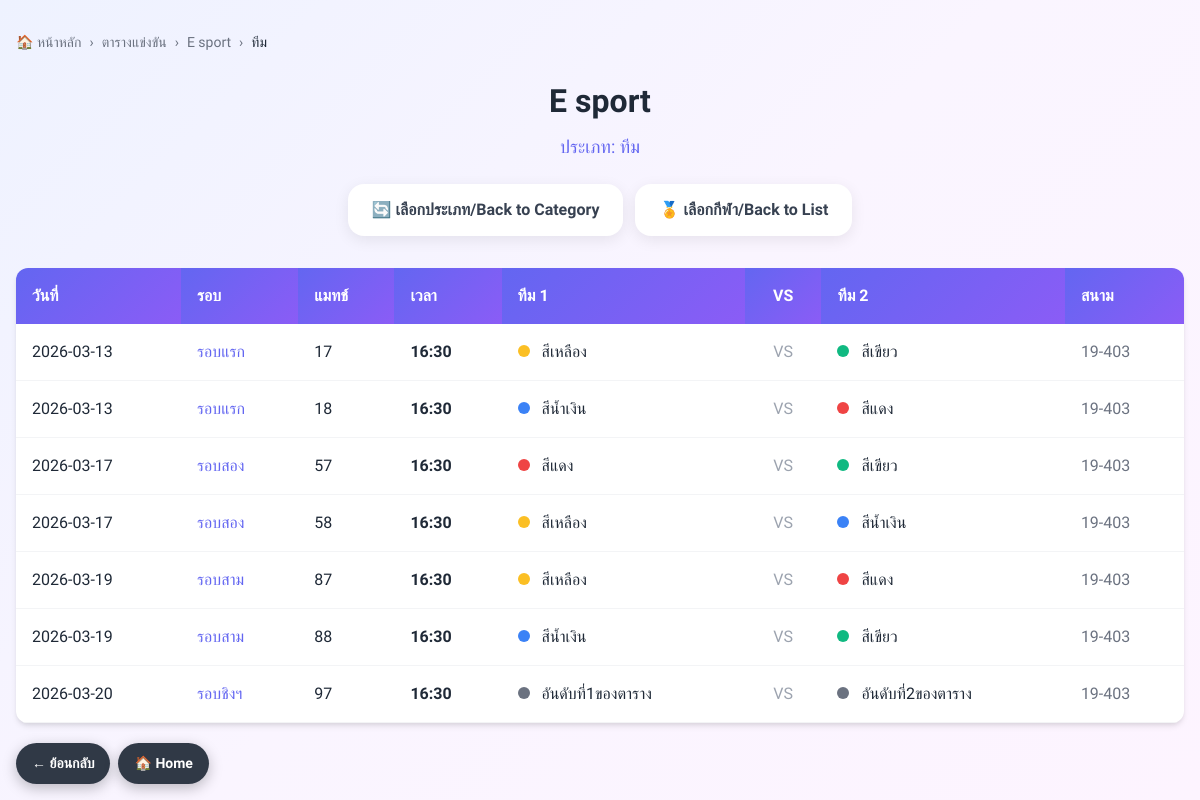
Page /list2.php?sport_id=20&category=ทีม on the committed database.
### tables this page shows
CREATE TABLE `sport_type` (
  `sport_id` int(11) NOT NULL,
  `sport_name` varchar(100) NOT NULL,
  `category` varchar(50) DEFAULT NULL,
  `venue_type` varchar(50) DEFAULT NULL
);

CREATE TABLE `match_schedule` (
  `match_id` int(11) NOT NULL,
  `match_date` date NOT NULL,
  `match_no` int(11) DEFAULT NULL,
  `sport_id` int(11) DEFAULT NULL,
  `category` varchar(50) DEFAULT NULL,
  `round_name` varchar(50) DEFAULT NULL,
  `start_time` time DEFAULT NULL,
  `team1_id` int(11) DEFAULT NULL,
  `team2_id` int(11) DEFAULT NULL,
  `venue` varchar(100) DEFAULT NULL,
  `result` varchar(100) DEFAULT NULL,
  `note` varchar(255) DEFAULT NULL
);

### list2.php (the view, shortened to what this page needs)
<?php
include 'db.php';
mysqli_set_charset($conn,"utf8");
$sport_id = $_GET['sport_id'] ?? '';
$category = $_GET['category'] ?? '';
$stmt0 = $conn->prepare("SELECT sport_name FROM sport_type WHERE sport_id=? LIMIT 1");
$stmt0->bind_param("i", $sport_id);
$stmt0->execute();
$r0 = $stmt0->get_result()->fetch_assoc();
$sport_name = $r0['sport_name'] ?? '';
?>
<?php
$stmt_find = $conn->prepare("SELECT sport_id FROM sport_type WHERE sport_name=? AND category=? LIMIT 1");
$stmt_find->bind_param("ss", $sport_name, $category);
$stmt_find->execute();
$r_find = $stmt_find->get_result()->fetch_assoc();
$correct_sport_id = $r_find['sport_id'] ?? 0;
$stmt2 = $conn->prepare("
    SELECT ms.match_date, ms.match_no, ms.round_name, ms.start_time,
           COALESCE(t1.color_name, 'อันดับที่1ของตาราง') AS team1,
           COALESCE(t2.color_name, 'อันดับที่2ของตาราง') AS team2, ms.venue
    FROM match_schedule ms
    LEFT JOIN color_team t1 ON ms.team1_id=t1.color_id
    LEFT JOIN color_team t2 ON ms.team2_id=t2.color_id
    WHERE ms.sport_id=?
    ORDER BY ms.match_date, ms.start_time
");
$stmt2->bind_param("i", $correct_sport_id);
$stmt2->execute();
$matches = $stmt2->get_result();
function getTeamColor($name) {
    $name = mb_strtolower($name);
    if(str_contains($name, 'เขียว')) return '#10b981';
    if(str_contains($name, 'น้ำเงิน')) return '#3b82f6';
    if(str_contains($name, 'เหลือง')) return '#fbbf24';
    if(str_contains($name, 'แดง')) return '#ef4444';
    return '#6b7280';
}
?>
<!DOCTYPE html>
<html lang="th">
<head>
</head>
<body>
    <div class="container">
        <div class="breadcrumb">
            <a href="home.php">🏠 หน้าหลัก</a>
            <span>›</span>
            <a href="list.php">ตารางแข่งขัน</a>
            <span>›</span>
            <a href="list2.php?sport_id=<?= $sport_id ?>"><?= htmlspecialchars($sport_name) ?></a>
            <span>›</span>
            <span style="color: #1f2937; font-weight: 500;"><?= htmlspecialchars($category) ?></span>
        </div>
        <div class="text-center mb-6 animate-fade">
            <h1 class="text-2xl font-bold mb-2"><?= htmlspecialchars($sport_name) ?></h1>
            <p style="color: #6366f1; font-size: 18px;">ประเภท: <?= htmlspecialchars($category) ?></p>
        </div>
        <div class="text-center mb-8">
            <a href="list2.php?sport_id=<?= $sport_id ?>" class="btn-back" style="margin-right: 8px;">🔄 เลือกประเภท/Back to Category</a>
            <a href="list.php" class="btn-back">🏅 เลือกกีฬา/Back to List</a>
        </div>
        <?php if($matches->num_rows > 0): ?>
        <div class="table-container mb-8">
            <table>
                <thead>
                    <tr>
                        <th>วันที่</th>
                        <th>รอบ</th>
                        <th>แมทช์</th>
                        <th>เวลา</th>
                        <th>ทีม 1</th>
                        <th style="text-align: center;">VS</th>
                        <th>ทีม 2</th>
                        <th>สนาม</th>
                    </tr>
                </thead>
                <tbody>
                    <?php while($m = $matches->fetch_assoc()): ?>
                    <tr>
                        <td><?= $m['match_date'] ?></td>
                        <td style="color: #6366f1; font-weight: 500;"><?= htmlspecialchars($m['round_name'] ?? '-') ?></td>
                        <td><?= $m['match_no'] ?></td>
                        <td style="font-weight: 600;"><?= substr($m['start_time'],0,5) ?></td>
                        <td>
                            <span style="display: inline-block; width: 12px; height: 12px; border-radius: 50%; background: <?= getTeamColor($m['team1']) ?>; margin-right: 8px;"></span>
                            <?= htmlspecialchars($m['team1']) ?>
                        </td>
                        <td style="text-align: center; color: #9ca3af;">VS</td>
                        <td>
                            <span style="display: inline-block; width: 12px; height: 12px; border-radius: 50%; background: <?= getTeamColor($m['team2']) ?>; margin-right: 8px;"></span>
                            <?= htmlspecialchars($m['team2']) ?>
                        </td>
                        <td style="color: #6b7280;"><?= htmlspecialchars($m['venue']) ?></td>
                    </tr>
                    <?php endwhile; ?>
                </tbody>
            </table>
        </div>
        <?php endif; ?>
    </div>
</body>
</html>

### tailwind-config.php (style rules this page uses)
* { margin: 0; padding: 0; box-sizing: border-box; }
body { font-family: 'Sarabun', Tahoma, sans-serif; background: linear-gradient(135deg, #eef2ff 0%, #faf5ff 50%, #fdf4ff 100%); min-height: 100vh; color: #1f2937; line-height: 1.5; }
.container { max-width: 1200px; margin: 0 auto; padding: 32px 16px; }
.text-center { text-align: center; }
.text-2xl { font-size: 32px; }
.font-bold { font-weight: 700; }
.mb-2 { margin-bottom: 8px; }
.mb-6 { margin-bottom: 24px; }
.mb-8 { margin-bottom: 32px; }
.btn-back { display: inline-flex; align-items: center; gap: 8px; padding: 14px 24px; background: white; color: #374151; border-radius: 16px; font-weight: 600; text-decoration: none; box-shadow: 0 4px 15px rgba(0, 0, 0, 0.08); transition: all 0.3s ease; }
.table-container { background: white; border-radius: 20px; overflow: hidden; box-shadow: 0 4px 20px rgba(0, 0, 0, 0.08); }
table { width: 100%; border-collapse: collapse; }
th { background: linear-gradient(135deg, #6366f1 0%, #8b5cf6 100%); color: white; padding: 16px; text-align: left; font-weight: 600; }
td { padding: 16px; border-bottom: 1px solid #f3f4f6; }
.animate-fade { animation: fadeIn 0.5s ease-out forwards; }
.breadcrumb { display: flex; flex-wrap: wrap; gap: 8px; align-items: center; font-size: 14px; color: #6b7280; margin-bottom: 24px; }
.breadcrumb a { color: #6b7280; text-decoration: none; transition: color 0.2s; }

### list2.php (style rules this page uses)
.table-container { overflow-x: auto; -webkit-overflow-scrolling: touch; max-width: 100%; margin: 0 auto; border-radius: 12px; box-shadow: 0 4px 6px -1px rgba(0, 0, 0, 0.1), 0 2px 4px -1px rgba(0, 0, 0, 0.06); }
.table-container { scrollbar-width: thin; scrollbar-color: #6366f1 #e0e7ff; }
.table-container table { min-width: 800px; }

### rows in the picture
sport_type: sport_name "E sport"
match_schedule: match_date "2026-03-13", round_name "รอบแรก", match_no "17", start_time "16:30", team1 "สีเหลือง", team2 "สีเขียว", venue "19-403"
match_schedule: match_date "2026-03-13", round_name "รอบแรก", match_no "18", start_time "16:30", team1 "สีน้ำเงิน", team2 "สีแดง", venue "19-403"
match_schedule: match_date "2026-03-17", round_name "รอบสอง", match_no "57", start_time "16:30", team1 "สีแดง", team2 "สีเขียว", venue "19-403"
match_schedule: match_date "2026-03-17", round_name "รอบสอง", match_no "58", start_time "16:30", team1 "สีเหลือง", team2 "สีน้ำเงิน", venue "19-403"
match_schedule: match_date "2026-03-19", round_name "รอบสาม", match_no "87", start_time "16:30", team1 "สีเหลือง", team2 "สีแดง", venue "19-403"
match_schedule: match_date "2026-03-19", round_name "รอบสาม", match_no "88", start_time "16:30", team1 "สีน้ำเงิน", team2 "สีเขียว", venue "19-403"
match_schedule: match_date "2026-03-20", round_name "รอบชิงฯ", match_no "97", start_time "16:30", team1 "อันดับที่1ของตาราง", team2 "อันดับที่2ของตาราง", venue "19-403"

### other values in the picture
$category "ทีม"
